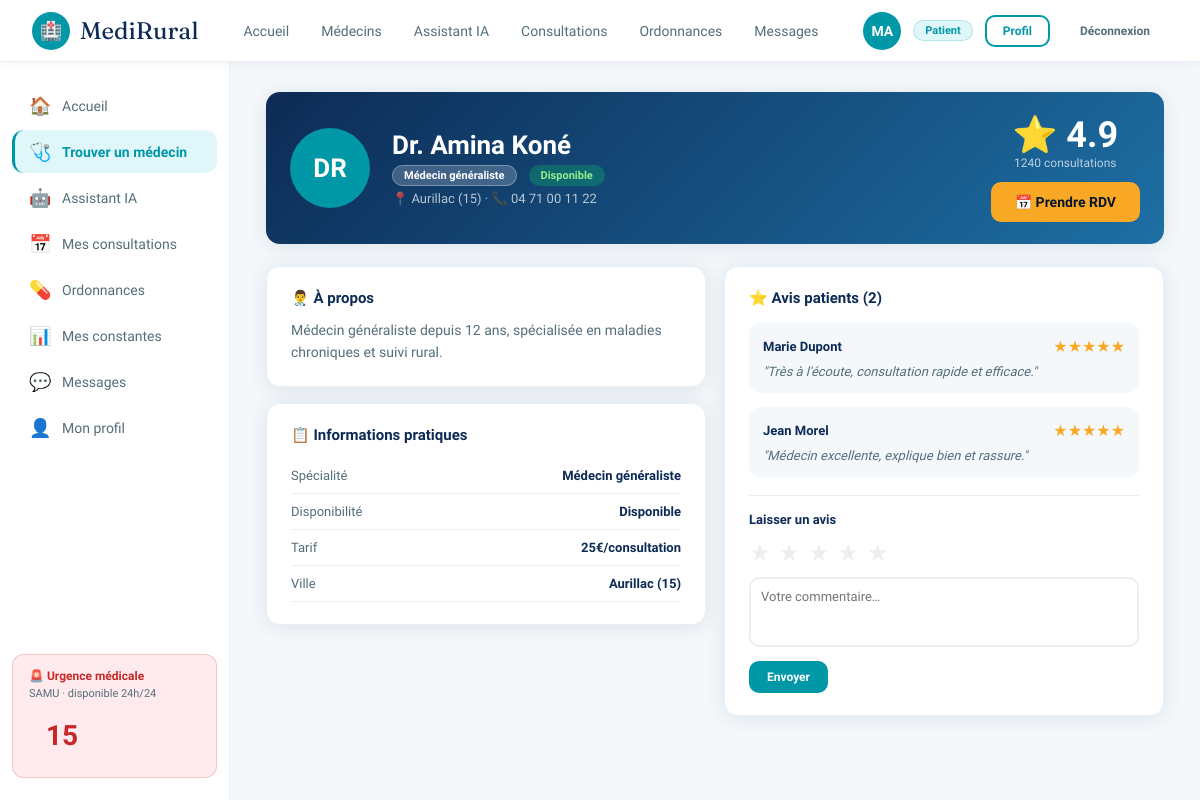
The page /doctors/1 (signed in) on the database its author committed.
### tables this page shows
CREATE TABLE users (
            id          INTEGER PRIMARY KEY AUTOINCREMENT,
            email       TEXT UNIQUE NOT NULL,
            password    TEXT NOT NULL,
            name        TEXT NOT NULL,
            role        TEXT NOT NULL DEFAULT 'patient',
            age         INTEGER,
            city        TEXT,
            phone       TEXT,
            specialite  TEXT,
            bio         TEXT,
            avatar_color TEXT DEFAULT '#0097A7',
            created_at  TEXT DEFAULT (datetime('now'))
        );

CREATE TABLE doctors (
            id          INTEGER PRIMARY KEY AUTOINCREMENT,
            user_id     INTEGER NOT NULL UNIQUE,
            specialite  TEXT NOT NULL,
            note        REAL DEFAULT 4.8,
            nb_consults INTEGER DEFAULT 0,
            dispo       TEXT DEFAULT 'Disponible',
            tarif       INTEGER DEFAULT 25,
            FOREIGN KEY (user_id) REFERENCES users(id)
        );

CREATE TABLE avis (
            id          INTEGER PRIMARY KEY AUTOINCREMENT,
            patient_id  INTEGER NOT NULL,
            doctor_id   INTEGER NOT NULL,
            note        INTEGER CHECK(note BETWEEN 1 AND 5),
            commentaire TEXT,
            created_at  TEXT DEFAULT (datetime('now')),
            FOREIGN KEY (patient_id) REFERENCES users(id),
            FOREIGN KEY (doctor_id)  REFERENCES doctors(id)
        );

### app.py (the view)
@app.route("/doctors/<int:doc_id>")
@login_required
def doctor_detail(doc_id):
    doc  = query("SELECT d.*,u.name,u.city,u.bio,u.avatar_color,u.phone FROM doctors d JOIN users u ON d.user_id=u.id WHERE d.id=?", (doc_id,), one=True)
    if not doc:
        flash("Médecin introuvable", "error")
        return redirect(url_for("doctors"))
    avis_list = query("""
        SELECT a.*, u.name as patient_name FROM avis a
        JOIN users u ON a.patient_id=u.id
        WHERE a.doctor_id=? ORDER BY a.created_at DESC LIMIT 5
    """, (doc_id,))
    return render_template("doctor_detail.html", doc=doc, avis=avis_list)

### app.py (called while the page is built)
def get_db():
    if "db" not in g:
        g.db = sqlite3.connect(DB_PATH)
        g.db.row_factory = sqlite3.Row
        g.db.execute("PRAGMA journal_mode=WAL")
        g.db.execute("PRAGMA foreign_keys=ON")
    return g.db

def query(sql, args=(), one=False):
    cur = get_db().execute(sql, args)
    rv  = cur.fetchall()
    return (rv[0] if rv else None) if one else rv

def login_required(f):
    @wraps(f)
    def decorated(*args, **kwargs):
        if "user_id" not in session:
            return redirect(url_for("login"))
        return f(*args, **kwargs)
    return decorated

### templates/doctor_detail.html (shortened to what this page needs)
{% extends "base.html" %}
{% block content %}
<div class="card" style="margin-bottom:22px;background:linear-gradient(135deg,var(--navy),#1D6FA4);border:none">
  <div style="display:flex;align-items:center;gap:22px;flex-wrap:wrap">
    <div class="avatar" style="background:{{ doc.avatar_color }};width:80px;height:80px;font-size:26px">{{ doc.name[:2].upper() }}</div>
    <div style="flex:1">
      <h1 style="color:#fff;font-size:26px;font-weight:800;margin-bottom:4px">{{ doc.name }}</h1>
      <span class="badge" style="background:rgba(255,255,255,.2);color:#fff;border-color:rgba(255,255,255,.3)">{{ doc.specialite }}</span>
      <span class="badge" style="background:rgba(0,255,100,.2);color:#90EE90;border-color:transparent;margin-left:8px">{{ doc.dispo }}</span>
      <p style="color:rgba(255,255,255,.7);font-size:13px;margin-top:8px">📍 {{ doc.city }}{% if doc.phone %} · 📞 {{ doc.phone }}{% endif %}</p>
    </div>
    <div style="text-align:center;color:#fff">
      <div style="font-size:36px;font-weight:800">⭐ {{ doc.note }}</div>
      <div style="font-size:12px;opacity:.7">{{ doc.nb_consults }} consultations</div>
      <a href="{{ url_for('book', doc_id=doc.id) }}" class="btn btn-gold" style="margin-top:12px">📅 Prendre RDV</a>
    </div>
  </div>
</div>
<div class="card-grid card-grid-2">
  <div>
    <div class="card" style="margin-bottom:16px">
      <h3 style="font-size:15px;font-weight:800;color:var(--navy);margin-bottom:12px">👨‍⚕️ À propos</h3>
      <p style="color:var(--grey);font-size:14px;line-height:1.6">{{ doc.bio or "Aucune biographie disponible." }}</p>
    </div>
    <div class="card">
      <h3 style="font-size:15px;font-weight:800;color:var(--navy);margin-bottom:14px">📋 Informations pratiques</h3>
      {% for label, val in [('Spécialité', doc.specialite), ('Disponibilité', doc.dispo), ('Tarif', doc.tarif|string + '€/consultation'), ('Ville', doc.city)] %}
      <div style="display:flex;justify-content:space-between;padding:10px 0;border-bottom:1px solid var(--lgrey)">
        <span style="color:var(--grey);font-size:13px">{{ label }}</span>
        <span style="color:var(--navy);font-weight:600;font-size:13px">{{ val }}</span>
      </div>
      {% endfor %}
    </div>
  </div>
  <div class="card">
    <h3 style="font-size:15px;font-weight:800;color:var(--navy);margin-bottom:16px">⭐ Avis patients ({{ avis|length }})</h3>
    {% if avis %}
    <div style="display:flex;flex-direction:column;gap:14px">
      {% for a in avis %}
      <div style="background:var(--off);border-radius:12px;padding:14px">
        <div style="display:flex;align-items:center;justify-content:space-between;margin-bottom:8px">
          <span style="font-weight:700;color:var(--navy);font-size:13px">{{ a.patient_name }}</span>
          <span style="color:var(--gold)">{{ '★' * a.note }}{{ '☆' * (5 - a.note) }}</span>
        </div>
        <p style="color:var(--grey);font-size:13px;font-style:italic">"{{ a.commentaire }}"</p>
      </div>
      {% endfor %}
    </div>
    {% else %}
    <p style="color:var(--grey);text-align:center;padding:20px">Aucun avis pour le moment.</p>
    {% endif %}
    {% if session.role == 'patient' %}
    <div style="margin-top:18px;padding-top:16px;border-top:1px solid var(--lgrey)">
      <h4 style="font-size:13px;font-weight:700;color:var(--navy);margin-bottom:12px">Laisser un avis</h4>
      <div style="display:flex;gap:8px;margin-bottom:10px" id="stars">
        {% for i in range(1,6) %}
        <button onclick="setNote({{ i }})" id="star{{ i }}" style="font-size:24px;background:none;border:none;cursor:pointer;color:var(--lgrey)">★</button>
        {% endfor %}
      </div>
      <textarea id="avisText" placeholder="Votre commentaire…" style="width:100%;padding:10px;border:2px solid var(--lgrey);border-radius:10px;font-family:'Sora',sans-serif;font-size:13px;outline:none;resize:none;height:70px"></textarea>
      <button onclick="submitAvis({{ doc.id }})" class="btn btn-primary btn-sm" style="margin-top:10px">Envoyer</button>
    </div>
    {% endif %}
  </div>
</div>
{% endblock %}

### templates/base.html (style rules this page uses)
:root { --navy:#0D2B55;--blue:#1565C0;--teal:#0097A7;--teal-lt:#E0F7FA; --green:#2E7D32;--green-lt:#E8F5E9;--gold:#F9A825;--red:#C62828; --red-lt:#FFEBEE;--white:#fff;--off:#F4F8FB;--lgrey:#ECEFF1; --grey:#546E7A;--dark:#0A1628;--radius:14px; --shadow:0 2px 20px rgba(13,43,85,.10); --font:'Sora',sans-serif; }
* { box-sizing:border-box;margin:0;padding:0; }
body { font-family:var(--font);background:var(--off);color:var(--navy);min-height:100vh;display:flex;flex-direction:column; }
a { color:inherit;text-decoration:none; }
.avatar { width:38px;height:38px;border-radius:50%;display:flex;align-items:center;justify-content:center;font-weight:700;font-size:14px;color:#fff;flex-shrink:0; }
.badge { background:var(--teal-lt);color:var(--teal);border-radius:20px;padding:3px 11px;font-size:11px;font-weight:600;border:1px solid rgba(0,151,167,.2); }
.card { background:var(--white);border-radius:var(--radius);box-shadow:var(--shadow);border:1px solid var(--lgrey);padding:22px 24px; }
.card-grid { display:grid;gap:18px; }
.card-grid-2 { grid-template-columns:1fr 1fr; }
.btn { display:inline-flex;align-items:center;gap:7px;padding:10px 22px;border-radius:10px;font-family:var(--font);font-weight:700;font-size:14px;cursor:pointer;transition:.15s;border:2px solid transparent; }
.btn-primary { background:var(--teal);color:#fff;border-color:var(--teal); }
.btn-sm { padding:7px 16px;font-size:12px; }
.btn-gold { background:var(--gold);color:var(--dark);border-color:var(--gold); }
.main>* { animation:fadeUp .35s ease; }

### rows shown on the page
users: name "DR", name "Dr. Amina Koné", city "Aurillac (15)", phone "04 71 00 11 22", bio "Médecin généraliste depuis 12 ans, spécialisée en maladies chroniques et suivi rural."
doctors: specialite "Médecin généraliste", dispo "Disponible", note "4.9", nb_consults "1240", label "Spécialité", label "Disponibilité", label "Ville", city "Aurillac (15)"
avis: patient_name "Marie Dupont", note "★★★★★", commentaire "Très à l'écoute, consultation rapide et efficace."
avis: patient_name "Jean Morel", note "★★★★★", commentaire "Médecin excellente, explique bien et rassure."

### other values the page prints
{{ session.name[:2].upper() }} "MA"
{{ 'Médecin' if session.role=='doctor' else 'Patient' }} "Patient"
{{ label }} "Tarif"
{{ val }} "25€/consultation"
{{ avis|length }} "2"
